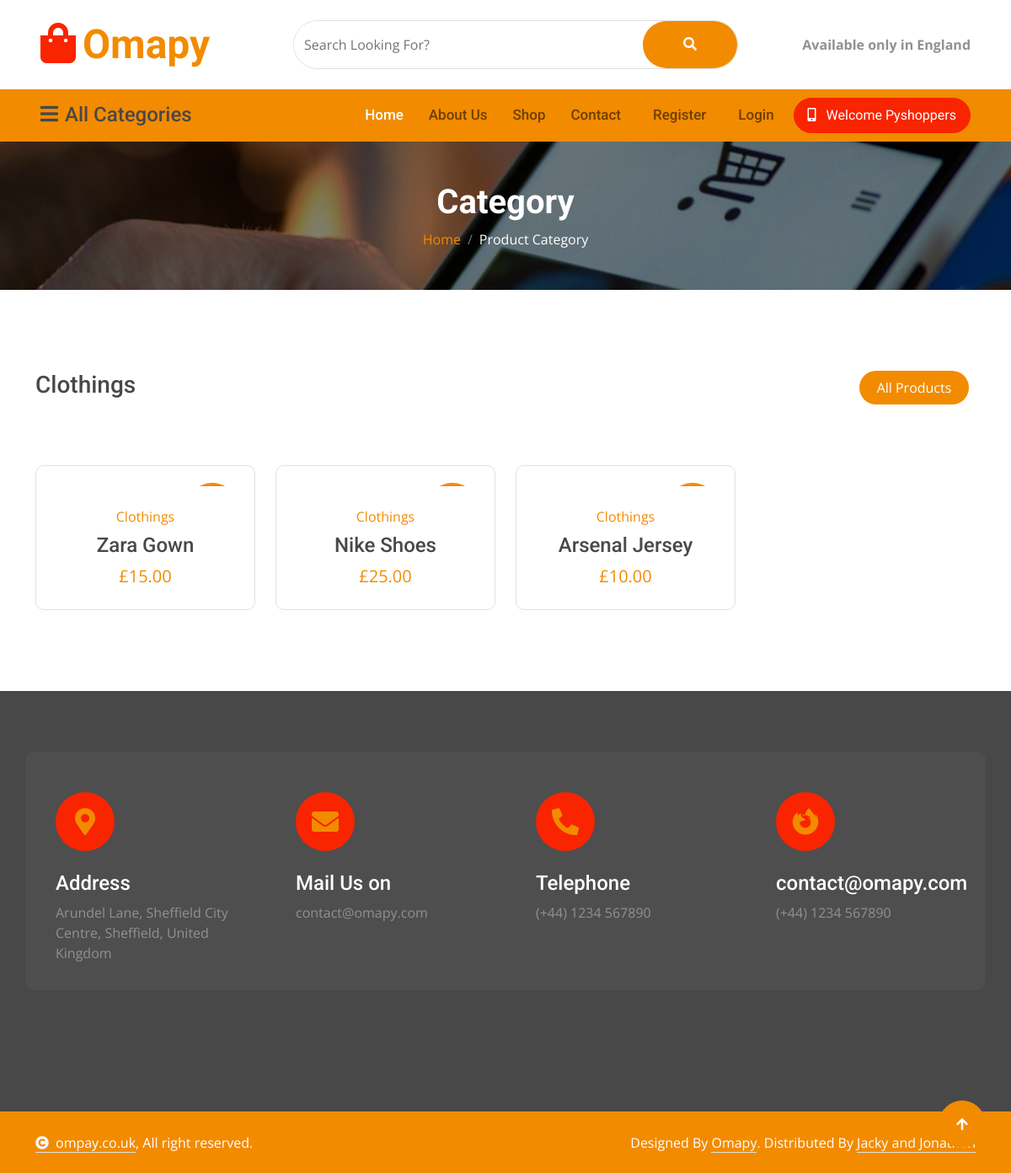
Screenshot of /category/Clothings/ with the database file from the repository.
### tables this page shows
CREATE TABLE products (
    id INTEGER PRIMARY KEY AUTOINCREMENT,
    created TIMESTAMP DEFAULT CURRENT_TIMESTAMP,
    user INTEGER NOT NULL REFERENCES users(id),
    product_name TEXT NOT NULL,
    product_price INTEGER NOT NULL,
    product_category TEXT,
    product_brand TEXT,
    product_description TEXT,
    product_image TEXT,
    product_gallery1 TEXT,
    product_gallery2 TEXT,
    product_gallery3 TEXT
);

### app.py (the view)
@app.route('/category/<string:category>/')
def category(category):
    products = get_products_by_category(category)
    if not products:
        flash('No products found in this category.', 'info')
    return render_template('product_category.html',title=category,products=products,category=category)

### templates/product_category.html (shortened to what this page needs)
{% extends "base.html" %}
{% block content %}
<div class="container-fluid page-header py-5">
    <h1 class="text-center text-white display-6 wow fadeInUp" data-wow-delay="0.1s">Category</h1>
    <ol class="breadcrumb justify-content-center mb-0 wow fadeInUp" data-wow-delay="0.3s">
        <li class="breadcrumb-item"><a href="/">Home</a></li>
        <li class="breadcrumb-item active text-white">Product Category</li>
    </ol>
</div>
<div class="container-fluid product py-5">
    <div class="container py-5">
        <div class="tab-class">
            <div class="row g-4">
                <div class="col-lg-4 text-start wow fadeInLeft" data-wow-delay="0.1s">
                    <h3>{{title}}</h3>
                </div>
                <div class="col-lg-8 text-end wow fadeInRight" data-wow-delay="0.1s">
                    <ul class="nav nav-pills d-inline-flex text-center mb-5">
                        <li class="nav-item mb-4">
                            <a class="d-flex mx-2 py-2 bg-light rounded-pill active" href="">
                                <span class="text-dark" style="width: 130px;">All Products</span>
                            </a>
                        </li>
                    </ul>
                </div>
            </div>
            <div class="tab-content">
                <div id="tab-1" class="tab-pane fade show p-0 active">
                    <div class="row g-4">
                        {% for product in products %}
                        <div class="col-md-6 col-lg-4 col-xl-3">
                            <div class="product-item rounded wow fadeInUp" data-wow-delay="0.1s">
                                <div class="product-item-inner border rounded">
                                    <div class="product-item-inner-item">
                                        <div class="product-new">{{product['product_brand']}}</div>
                                    </div>
                                    <div class="text-center rounded-bottom p-4">
                                        <a href="{{ url_for('product', id=product['id']) }}"
                                            class="d-block mb-2">{{product['product_category']}}</a>
                                        <a href="{{ url_for('product', id=product['id']) }}"
                                            class="d-block h4">{{product['product_name']}} </a>
                                        <span class="text-primary fs-5"> {{ product['product_price'] | gbp }}</span>
                                    </div>
                                </div>
                            </div>
                        </div>
                        {% else %}
                        <p class="text-muted">No products available.</p>
                        {% endfor %}
                    </div>
                </div>
            </div>
        </div>
    </div>
</div>
{% endblock %}

### templates/base.html (shortened to what this page needs)
<!DOCTYPE html>
<html lang="en">
<head>
    <link rel="stylesheet" href="https://use.fontawesome.com/releases/v5.15.4/css/all.css" />
    <link href="https://cdn.jsdelivr.net/npm/bootstrap-icons@1.4.1/font/bootstrap-icons.css" rel="stylesheet">
    <link href="{{ url_for('static', filename='lib/animate/animate.min.css') }}" rel="stylesheet">
    <link href="{{ url_for('static', filename='lib/owlcarousel/assets/owl.carousel.min.css') }}" rel="stylesheet">
    <link href="{{ url_for('static', filename='css/bootstrap.min.css') }}" rel="stylesheet">
    <link href="{{url_for ('static', filename='css/style.css') }}" rel="stylesheet">
</head>
<body>
    <div class="container-fluid px-5 py-4 d-none d-lg-block">
        <div class="row gx-0 align-items-center text-center">
            <div class="col-md-4 col-lg-3 text-center text-lg-start">
                <div class="d-inline-flex align-items-center">
                    <a href="/" class="navbar-brand p-0">
                        <h1 class="display-5 text-primary m-0"><i
                                class="fas fa-shopping-bag text-secondary me-2"></i>Omapy</h1>
                    </a>
                </div>
            </div>
            <div class="col-md-4 col-lg-6 text-center">
                <div class="position-relative ps-4">
                    <form method="get" action="{{ url_for('search_product') }}">
                        <div class="d-flex border rounded-pill">
                            <input class="form-control border-0 rounded-pill w-100 py-3" type="text" name="q"
                                value="{{ request.args.get('q', '') }}" placeholder="Search Looking For?" required>
                            <button type="submit" class="btn btn-primary rounded-pill py-3 px-5" style="border: 0;">
                                <i class="fas fa-search"></i>
                            </button>
                        </div>
                    </form>
                </div>
            </div>
            <div class="col-md-4 col-lg-3 text-center text-lg-end">
                <div class="d-inline-flex align-items-center">
                    <b> Available only in England </b>
                </div>
            </div>
        </div>
    </div>
    <div class="container-fluid nav-bar p-0">
        <div class="row gx-0 bg-primary px-5 align-items-center">
            <div class="col-lg-3 d-none d-lg-block">
                <nav class="navbar navbar-light position-relative" style="width: 250px;">
                    <button class="navbar-toggler border-0 fs-4 w-100 px-0 text-start" type="button"
                        data-bs-toggle="collapse" data-bs-target="#allCat">
                        <h4 class="m-0"><i class="fa fa-bars me-2"></i>All Categories</h4>
                    </button>
                </nav>
            </div>
            <div class="col-12 col-lg-9">
                <nav class="navbar navbar-expand-lg navbar-light bg-primary ">
                    <div class="collapse navbar-collapse" id="navbarCollapse">
                        <div class="navbar-nav ms-auto py-0">
                            <a href="/" class="nav-item nav-link active">Home</a>
                            <a href="/about" class="nav-item nav-link">About Us</a>
                            <a href="/shop" class="nav-item nav-link">Shop</a>
                            <a href="/contact" class="nav-item nav-link me-2">Contact</a>
                            {% if session['user_id'] %}
                            <a href="/products" class="nav-item nav-link me-2">My Products</a>
                            <a href="/logout" class="nav-item nav-link me-2">Log Out</a>
                            {% else %}
                            <a href="/register" class="nav-item nav-link me-2">Register</a>
                            <a href="/login" class="nav-item nav-link me-2">Login</a>
                            {% endif %}
                        </div>
                        {% if session['user_id'] %}
                        <a href="" class="btn btn-secondary rounded-pill py-2 px-4 px-lg-3 mb-3 mb-md-3 mb-lg-0"><i
                                class="fa fa-mobile-alt me-2"></i> Welcome {{ username }} </a>
                        {% else %}
                        <a href="" class="btn btn-secondary rounded-pill py-2 px-4 px-lg-3 mb-3 mb-md-3 mb-lg-0"><i
                                class="fa fa-mobile-alt me-2"></i> Welcome Pyshoppers </a>
                        {% endif %}
                    </div>
                </nav>
            </div>
        </div>
    </div>
    {% block content %}{% endblock %}
    <div class="container-fluid footer py-5 wow fadeIn" data-wow-delay="0.2s">
        <div class="container py-5">
            <div class="row g-4 rounded mb-5" style="background: rgba(255, 255, 255, .03);">
                <div class="col-md-6 col-lg-6 col-xl-3">
                    <div class="rounded p-4">
                        <div class="rounded-circle bg-secondary d-flex align-items-center justify-content-center mb-4"
                            style="width: 70px; height: 70px;">
                            <i class="fas fa-map-marker-alt fa-2x text-primary"></i>
                        </div>
                        <div>
                            <h4 class="text-white">Address</h4>
                            <p class="mb-2">Arundel Lane, Sheffield City Centre, Sheffield, United Kingdom</p>
                        </div>
                    </div>
                </div>
                <div class="col-md-6 col-lg-6 col-xl-3">
                    <div class="rounded p-4">
                        <div class="rounded-circle bg-secondary d-flex align-items-center justify-content-center mb-4"
                            style="width: 70px; height: 70px;">
                            <i class="fas fa-envelope fa-2x text-primary"></i>
                        </div>
                        <div>
                            <h4 class="text-white">Mail Us on</h4>
                            <p class="mb-2">contact@omapy.com</p>
                        </div>
                    </div>
                </div>
                <div class="col-md-6 col-lg-6 col-xl-3">
                    <div class="rounded p-4">
                        <div class="rounded-circle bg-secondary d-flex align-items-center justify-content-center mb-4"
                            style="width: 70px; height: 70px;">
                            <i class="fa fa-phone-alt fa-2x text-primary"></i>
                        </div>
                        <div>
                            <h4 class="text-white">Telephone</h4>
                            <p class="mb-2">(+44) 1234 567890</p>
                        </div>
                    </div>
                </div>
                <div class="col-md-6 col-lg-6 col-xl-3">
                    <div class="rounded p-4">
                        <div class="rounded-circle bg-secondary d-flex align-items-center justify-content-center mb-4"
                            style="width: 70px; height: 70px;">
                            <i class="fab fa-firefox-browser fa-2x text-primary"></i>
                        </div>
                        <div>
                            <h4 class="text-white">contact@omapy.com</h4>
                            <p class="mb-2">(+44) 1234 567890</p>
                        </div>
                    </div>
                </div>
            </div>
        </div>
    </div>
    <div class="container-fluid copyright py-4">
        <div class="container">
            <div class="row g-4 align-items-center">
                <div class="col-md-6 text-center text-md-start mb-md-0">
                    <span class="text-white"><a href="#" class="border-bottom text-white"><i
                                class="fas fa-copyright text-light me-2"></i>ompay.co.uk</a>, All right
                        reserved.</span>
                </div>
                <div class="col-md-6 text-center text-md-end text-white">
                    Designed By <a class="border-bottom text-white" href="https://htmlcodex.com">Omapy</a>.
                    Distributed By <a class="border-bottom text-white" href="https://themewagon.com">Jacky and
                        Jonathan</a>
                </div>
            </div>
        </div>
    </div>
    <a href="#" class="btn btn-primary btn-lg-square back-to-top"><i class="fa fa-arrow-up"></i></a>
</body>
</html>

### rows the page displays
products: product_category "Clothings", product_price|gbp "£15.00"
products: product_category "Clothings", product_price|gbp "£25.00"
products: product_category "Clothings", product_price|gbp "£10.00"

### other values shown
{{ title }} "Clothings"
